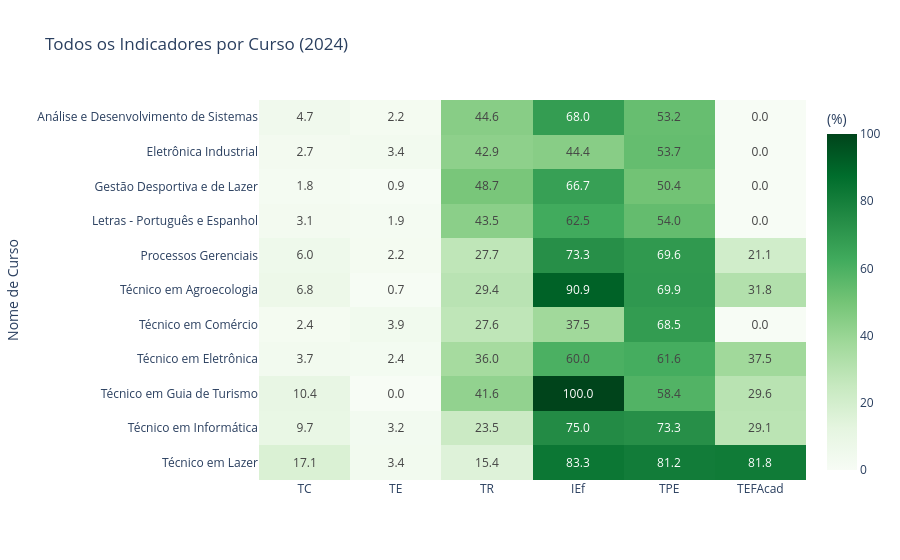

This figure's notebook cell:
### Code cell
# 9: Heatmap de todos os indicadores por curso (último ano)

todos_indicadores = ["TC", "TE", "TR", "IEf", "TPE", "TEFAcad"]

# Seleciona apenas o último ano e usa o curso como índice
pivot_todos = (
    ind_ano_curso[ind_ano_curso["Ano"] == ultimo_ano]
    .set_index("Nome de Curso")[todos_indicadores]
)

fig_g9 = px.imshow(
    pivot_todos,
    text_auto=".1f",
    color_continuous_scale="Greens",
    labels={"color": "(%)"},
    title=f"Todos os Indicadores por Curso ({ultimo_ano})",
    aspect="auto",
)
fig_g9.show()

### Figure 1 — Plotly figure (JSON) as saved in the notebook; plotly's stock layout.template omitted (floating-point values rounded to 4 significant figures)
{"data": [{"coloraxis": "coloraxis", "hovertemplate": "x: %{x}<br>Nome de Curso: %{y}<br>(%): %{z}<extra></extra>", "name": "0", "texttemplate": "%{z:.1f}", "type": "heatmap", "x": ["TC", "TE", "TR", "IEf", "TPE", "TEFAcad"], "xaxis": "x", "y": ["Análise e Desenvolvimento de Sistemas", "Eletrônica Industrial", "Gestão Desportiva e de Lazer", "Letras - Português e Espanhol", "Processos Gerenciais", "Técnico em Agroecologia", "Técnico em Comércio", "Técnico em Eletrônica", "Técnico em Guia de Turismo", "Técnico em Informática", "Técnico em Lazer"], "yaxis": "y", "z": [[4.74, 2.23, 44.57, 68.0, 53.2, 0.0], [2.72, 3.4, 42.86, 44.44, 53.74, 0.0], [1.77, 0.88, 48.67, 66.67, 50.44, 0.0], [3.11, 1.86, 43.48, 62.5, 54.04, 0.0], [5.98, 2.17, 27.72, 73.33, 69.57, 21.05], [6.85, 0.68, 29.45, 90.91, 69.86, 31.82], [2.36, 3.94, 27.56, 37.5, 68.5, 0.0], [3.66, 2.44, 35.98, 60.0, 61.59, 37.5], [10.39, 0.0, 41.56, 100.0, 58.44, 29.63], [9.68, 3.23, 23.5, 75.0, 73.27, 29.09], [17.09, 3.42, 15.38, 83.33, 81.2, 81.82]]}], "layout": {"coloraxis": {"colorbar": {"title": {"text": "(%)"}}, "colorscale": [[0, "rgb(247,252,245)"], [0.125, "rgb(229,245,224)"], [0.25, "rgb(199,233,192)"], [0.375, "rgb(161,217,155)"], [0.5, "rgb(116,196,118)"], [0.625, "rgb(65,171,93)"], [0.75, "rgb(35,139,69)"], [0.875, "rgb(0,109,44)"], [1, "rgb(0,68,27)"]]}, "title": {"text": "Todos os Indicadores por Curso (2024)"}, "xaxis": {"anchor": "y", "domain": [0, 1]}, "yaxis": {"anchor": "x", "autorange": "reversed", "domain": [0, 1], "title": {"text": "Nome de Curso"}}}}
